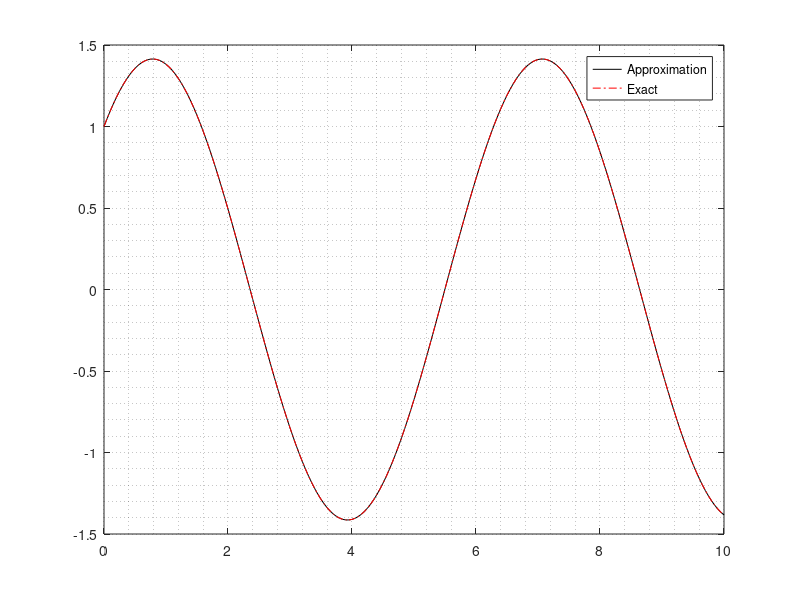

The MATLAB source for this figure:


clc;
clear ;

H = 0.05; % 0.2 0.1, 0.05, 0.025 
e_tol = 1e-10;

a =  0 ;
b = 10 ;
T = a:H:b;
N = length(T);

Y_exact = zeros(N,1);
Y_app = zeros(N,1);

lam = -5;
f = @(t,y) lam*y + (1-lam)*cos(t) - (1+lam)*sin(t);
% f = @(t,y) t*exp(-t) - y;
Y_app(1) = 1;

for i = 2 : N
    z0 = Y_app(i-1);
    
    diff = 1;
    while diff > e_tol
        z1 = z0 - (z0 - Y_app(i-1) - H/2*( feval(f, T(i-1), Y_app(i-1)) + feval(f, T(i), z0) )) / (1-H/2*lam) ;
        diff = abs( z1 - z0 ) ;
        z0 = z1 ;
    end
    
    Y_app(i) = Y_app(i-1) + H/2*( feval(f, T(i-1), Y_app(i-1)) + feval(f, T(i), z0) );
end


% Exact Soln
for i = 1 : N
    Y_exact(i) = sin(T(i)) + cos(T(i)) ;
end

% Error Check
for i = 1 : N
    error(i) = abs(Y_exact(i) - Y_app(i));
end
max_err_02 = max(error) ;

% Draw Graph & Compare solution
plot( T, Y_app,'k' ) ;
hold on ;
plot( T, Y_exact, 'r-.' ) ;
hold off ; grid minor;
legend('Approximation', 'Exact');

clear a b i N H diff z0 z1 lam f e_tol